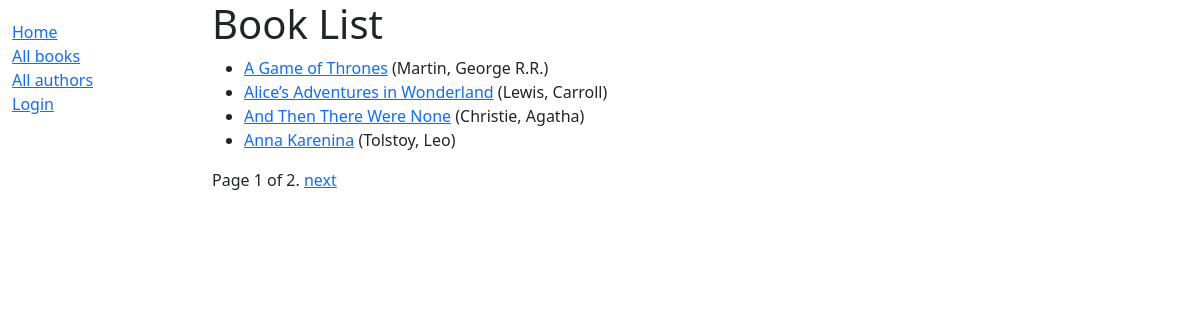
/catalog/books/, run on the app's committed database.
### catalog/models.py (models this page shows, shortened)
class Book(models.Model):
    title = models.CharField(max_length=200)
    author = models.ForeignKey('Author', on_delete=models.RESTRICT, null=True)
    summary = models.TextField(
        max_length=1000, help_text="Enter a brief description of the book")
    genre = models.ManyToManyField(
        Genre, help_text="Select a genre for this book")
    language = models.ForeignKey(
        'Language', on_delete=models.SET_NULL, null=True)
    class Meta:
        ordering = ['title']
    def get_absolute_url(self):
        return reverse('book-detail', args=[str(self.id)])
    def display_genre(self):
        """Create a string for the Genre. This is required to display genre in Admin."""
        return ', '.join(genre.name for genre in self.genre.all()[:3])
    display_genre.short_description = 'Genre'

class Author(models.Model):
    first_name = models.CharField(max_length=100)
    last_name = models.CharField(max_length=100)
    date_of_birth = models.DateField(null=True, blank=True)
    date_of_death = models.DateField('Died', null=True, blank=True)
    class Meta:
        ordering = ['last_name', 'first_name']
    def __str__(self):
        return f'{self.last_name}, {self.first_name}'

### catalog/views.py (the view)
# urls.py: path('books/', views.BookListView.as_view(), name='books'),
class BookListView(generic.ListView):
    model = Book
    context_object_name = 'book_list'   # your own name for the list as a template variable
    template_name = 'books/book_list.html'  # Specify your own template name/location
    paginate_by = 4

### catalog/templates/catalog/book_list.html
{% extends "base_generic.html" %}
{% block content %}
  <h1>Book List</h1>
  {% if book_list %}
    <ul>
      {% for book in book_list %}
      <li>
        <a href="{{ book.get_absolute_url }}">{{ book.title }}</a>
        ({{book.author}})
      </li>
      {% endfor %}
    </ul>
  {% else %}
    <p>There are no books in the library.</p>
  {% endif %}
{% block pagination %}
{{ block.super }}
{% endblock %}
{% endblock %}

### data on the page
Book: title "A Game of Thrones", author "Martin, George R.R."
Book: title "Alice’s Adventures in Wonderland", author "Lewis, Carroll"
Book: title "And Then There Were None", author "Christie, Agatha"
Book: title "Anna Karenina", author "Tolstoy, Leo"

### other printed values
{{ page_obj.number }} "1"
{{ page_obj.paginator.num_pages }} "2"
